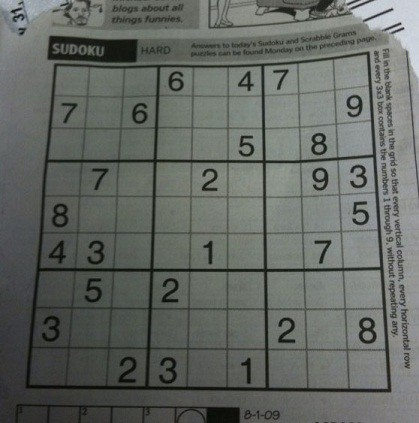
#> input picture image_processing/lab2/ass2/sudoku.jpeg, 419 x 423 px
$ python threshold.py
#> lines starting #> are read from the running program, lines starting #| are printed output that depends on the picture; after the words box and inside, x2 and y2 are one past the last pixel; in counts of white or black regions, pixels touching at a corner belong together
# -*- coding: utf-8 -*-
"""
Created on Tue Feb  4 19:09:37 2020

@author: Mayra Ahmad
"""
import cv2

img_sudoku = cv2.imread('sudoku.jpeg')
#> img_sudoku is the input picture: shape (423, 419, 3); mean B, G, R 98.9, 103.6, 99.4
img_sudoku_gray = cv2.imread('sudoku.jpeg',0)
#> img_sudoku_gray: shape (423, 419); min 3, max 221, mean 101.8

cv2.imwrite('output_gray.jpeg', img_sudoku_gray)
''' Global threshold
ret,thresh1 = cv2.threshold(img_sudoku_gray,127,255,cv2.THRESH_BINARY)

cv2.imwrite('output_threshold.jpeg', thresh1)
'''

'''Adaptive threshold'''
th2 = cv2.adaptiveThreshold(img_sudoku_gray, 255, cv2.ADAPTIVE_THRESH_MEAN_C,\
             cv2.THRESH_BINARY,11,2)
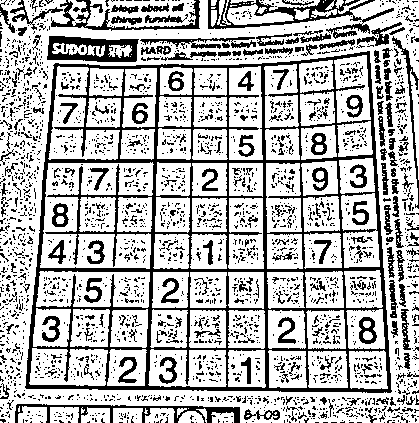
#> th2: shape (423, 419); 71.6% white; 2639 black regions (2392 under 20 px), largest, box (x1, y1, x2, y2) and area: (25, 51, 392, 393) 18480, (208, 0, 394, 39) 1891, (47, 36, 139, 62) 1403

cv2.imwrite('output_mean.jpeg', th2)

th3 = cv2.adaptiveThreshold(img_sudoku_gray, 255, cv2.ADAPTIVE_THRESH_GAUSSIAN_C,\
             cv2.THRESH_BINARY,11,2)
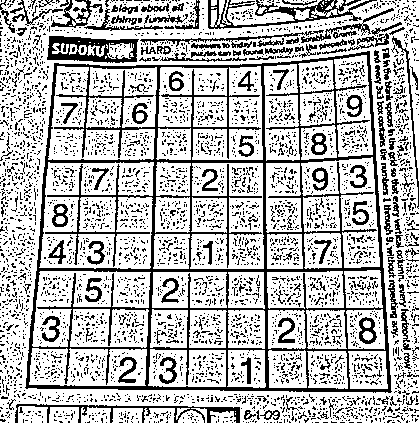
#> th3: shape (423, 419); 72.3% white; black in thin lines or dots

cv2.imwrite('output_gaussian.jpeg', th3)
